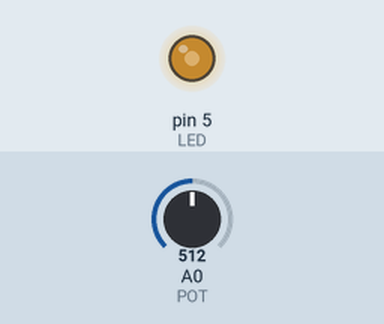
Recording of a sketch running on a simulated Arduino Uno, built with avr-gcc and run on an emulated ATmega328P. On the bench: output pins drawn as LEDs (lit = HIGH). The inputs (shaded band) are chosen by the test bench; at power-on: A0 (POT) = 512.

Above: at 1.2 s.
1.3 s: A0 (POT) set to 716
At 2.5 s:
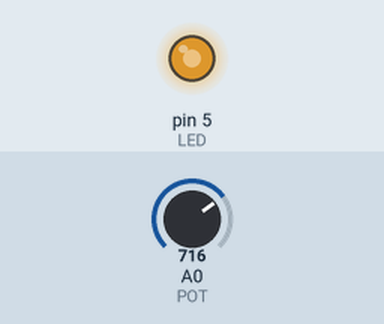
2.8 s: A0 (POT) set to 900
At 3.7 s:
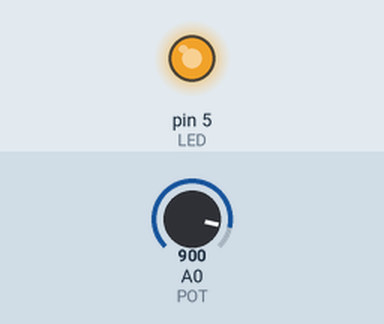
4.3 s: A0 (POT) set to 122
At 4.8 s:
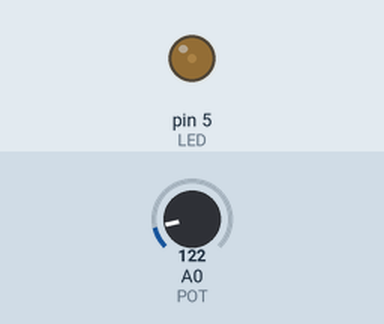
5.8 s: A0 (POT) set to 0
At 7.0 s:
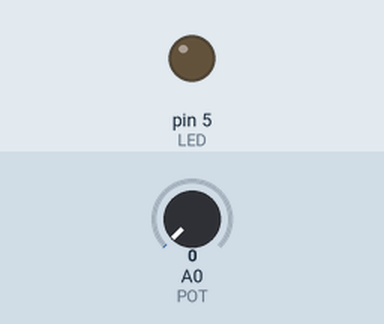
7.3 s: A0 (POT) set to 511
At 8.3 s:
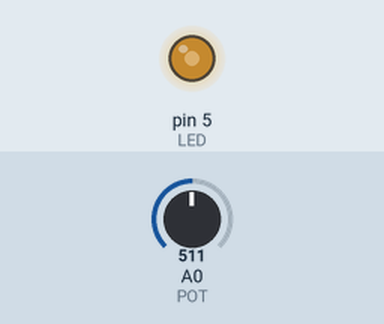
Timing chart, 0 to 9.8 s (numbered marks = the images above; inputs shaded):
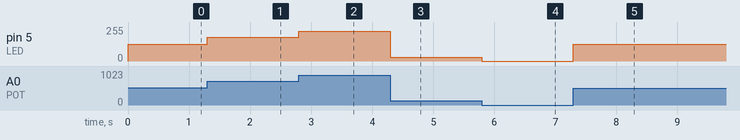

Measured:
- after the input at 1.3 s, pin 5 (LED): 127/255 → 178/255 at once
- after the input at 2.8 s, pin 5 (LED): 178/255 → 224/255 at once
- after the input at 4.3 s, pin 5 (LED): 224/255 → 30/255 at once
- after the input at 5.8 s, pin 5 (LED): 30/255 → 0/255 at once
- after the input at 7.3 s, pin 5 (LED): 0/255 → 127/255 at once

The sketch:

exp21_led_brightness_control.ino
```cpp
const int POT = A0;   // Potentiometer middle pin connected to A0
const int LED = 5;    // LED on D5 (PWM-capable pin)

void setup() {
  pinMode(LED, OUTPUT);
}

void loop() {
  int value = analogRead(POT);                    // Read analog value (0 to 1023)
  int brightness = map(value, 0, 1023, 0, 255);   // Convert to PWM range (0 to 255)
  analogWrite(LED, brightness);                   // Set LED brightness
}
```
